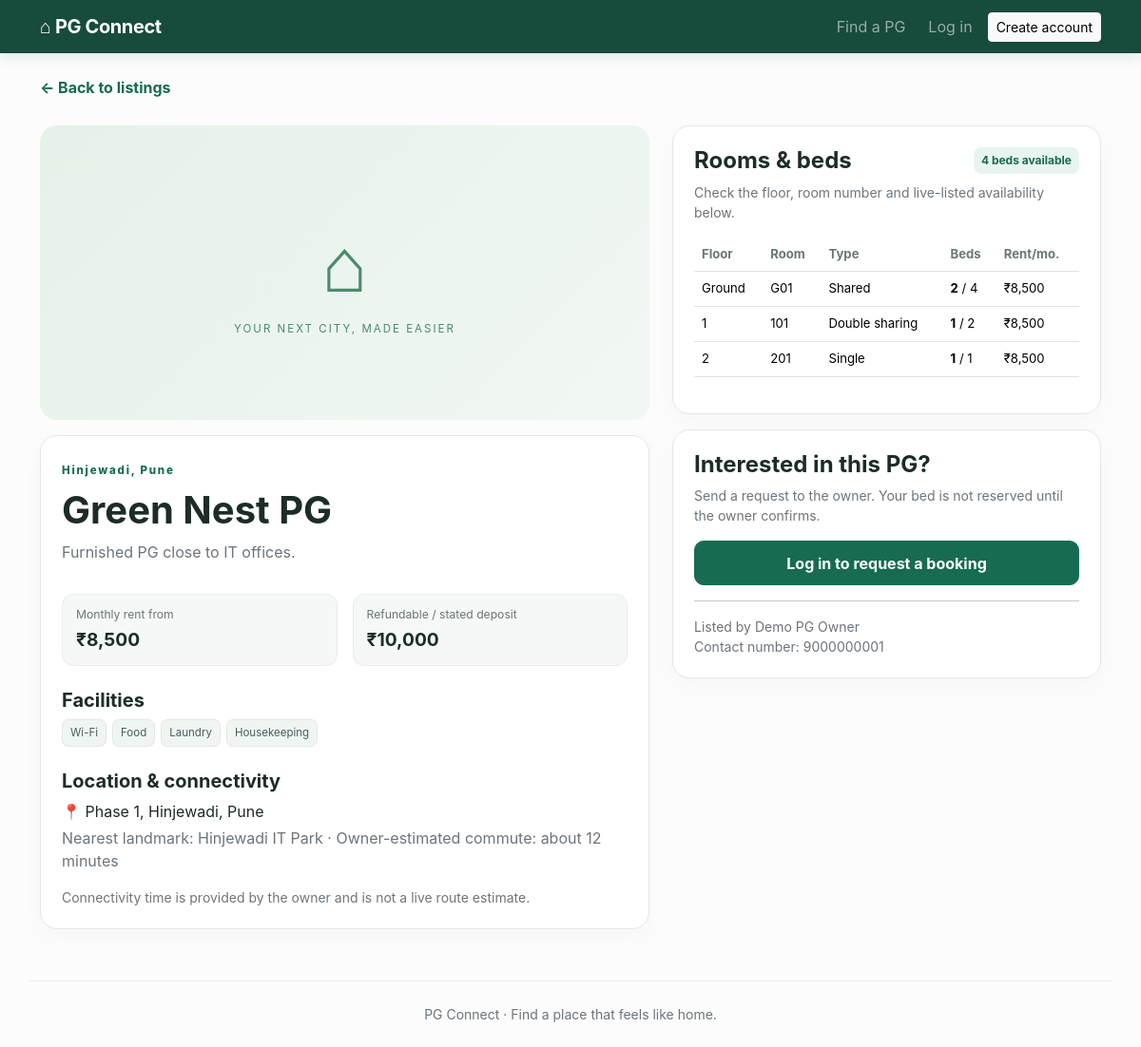
The page /pg/1 on the database its author committed.
### tables this page shows
CREATE TABLE pgs (
      id INTEGER PRIMARY KEY AUTOINCREMENT,
      owner_id INTEGER NOT NULL REFERENCES users(id) ON DELETE CASCADE,
      name TEXT NOT NULL,
      city TEXT NOT NULL,
      area TEXT NOT NULL,
      address TEXT NOT NULL,
      description TEXT,
      monthly_rent INTEGER NOT NULL,
      deposit INTEGER NOT NULL DEFAULT 0,
      room_type TEXT NOT NULL DEFAULT 'Shared',
      gender_policy TEXT NOT NULL DEFAULT 'Any',
      facilities TEXT DEFAULT '',
      nearest_landmark TEXT DEFAULT '',
      commute_minutes INTEGER,
      photo_url TEXT DEFAULT '',
      active INTEGER NOT NULL DEFAULT 1,
      created_at TEXT DEFAULT CURRENT_TIMESTAMP
    );

CREATE TABLE rooms (
      id INTEGER PRIMARY KEY AUTOINCREMENT,
      pg_id INTEGER NOT NULL REFERENCES pgs(id) ON DELETE CASCADE,
      floor_number INTEGER NOT NULL,
      room_number TEXT NOT NULL,
      room_type TEXT NOT NULL,
      total_beds INTEGER NOT NULL CHECK(total_beds > 0),
      available_beds INTEGER NOT NULL CHECK(available_beds >= 0 AND available_beds <= total_beds),
      monthly_rent INTEGER NOT NULL,
      UNIQUE(pg_id, floor_number, room_number)
    );

CREATE TABLE users (
      id INTEGER PRIMARY KEY AUTOINCREMENT,
      name TEXT NOT NULL,
      email TEXT NOT NULL UNIQUE,
      phone TEXT,
      password_hash TEXT NOT NULL,
      role TEXT NOT NULL CHECK(role IN ('owner','seeker')),
      created_at TEXT DEFAULT CURRENT_TIMESTAMP
    );

### app.py (the view)
@app.route("/pg/<int:pg_id>")
def pg_detail(pg_id):
    pg = db().execute("""SELECT p.*,u.name owner_name,u.phone owner_phone,
      COALESCE((SELECT SUM(available_beds) FROM rooms WHERE pg_id=p.id),0) available_beds
      FROM pgs p JOIN users u ON u.id=p.owner_id WHERE p.id=? AND p.active=1""", (pg_id,)).fetchone()
    if not pg:
        abort(404)
    rooms = db().execute("SELECT * FROM rooms WHERE pg_id=? ORDER BY floor_number,room_number", (pg_id,)).fetchall()
    return render_template("pg_detail.html", pg=pg, rooms=rooms)

### app.py (called while the page is built)
def db():
    if "db" not in g:
        g.db = sqlite3.connect(app.config["DATABASE"])
        g.db.row_factory = sqlite3.Row
        g.db.execute("PRAGMA foreign_keys = ON")
    return g.db

### templates/pg_detail.html (shortened to what this page needs)
{% extends "base.html" %}
{% block content %}
<a href="{{ url_for('index') }}" class="back-link">← Back to listings</a>
<div class="row g-4 mt-1">
  <div class="col-lg-7">
    {% if pg.photo_url %}<img class="detail-photo" src="{{ pg.photo_url }}" alt="Photo of {{ pg.name }}">{% else %}<div class="detail-placeholder"><span>⌂</span><div>YOUR NEXT CITY, MADE EASIER</div></div>{% endif %}
    <div class="content-panel mt-3"><span class="eyebrow">{{ pg.area }}, {{ pg.city }}</span><h1 class="fw-bold mt-2">{{ pg.name }}</h1><p class="text-secondary">{{ pg.description or 'A PG stay listed on PG Connect.' }}</p>
      <div class="row g-3 mt-2"><div class="col-6"><div class="mini-stat"><span>Monthly rent from</span><strong>₹{{ "{:,}".format(pg.monthly_rent) }}</strong></div></div><div class="col-6"><div class="mini-stat"><span>Refundable / stated deposit</span><strong>₹{{ "{:,}".format(pg.deposit) }}</strong></div></div></div>
      <h5 class="fw-bold mt-4">Facilities</h5><div class="facility-row">{% for f in pg.facilities.split(',') if f %}<span>{{ f }}</span>{% else %}<span>Ask owner for details</span>{% endfor %}</div>
      <h5 class="fw-bold mt-4">Location & connectivity</h5><p class="mb-1">📍 {{ pg.address }}</p><p class="text-secondary">Nearest landmark: {{ pg.nearest_landmark or 'Not specified' }}{% if pg.commute_minutes %} · Owner-estimated commute: about {{ pg.commute_minutes }} minutes{% endif %}</p>
      <p class="small text-secondary mb-0">Connectivity time is provided by the owner and is not a live route estimate.</p>
    </div>
  </div>
  <div class="col-lg-5">
    <div class="content-panel"><div class="d-flex justify-content-between align-items-center"><h4 class="fw-bold mb-0">Rooms & beds</h4><span class="availability">{{ pg.available_beds }} beds available</span></div>
      <p class="small text-secondary mt-2">Check the floor, room number and live-listed availability below.</p>
      <div class="table-responsive"><table class="table align-middle room-table"><thead><tr><th>Floor</th><th>Room</th><th>Type</th><th>Beds</th><th>Rent/mo.</th></tr></thead><tbody>
      {% for r in rooms %}<tr><td>{{ 'Ground' if r.floor_number==0 else r.floor_number }}</td><td>{{ r.room_number }}</td><td>{{ r.room_type }}</td><td><strong>{{ r.available_beds }}</strong> / {{ r.total_beds }}</td><td>₹{{ "{:,}".format(r.monthly_rent) }}</td></tr>{% else %}<tr><td colspan="5">No rooms added yet.</td></tr>{% endfor %}
      </tbody></table></div>
    </div>
    <div class="content-panel mt-3"><h4 class="fw-bold">Interested in this PG?</h4><p class="text-secondary small">Send a request to the owner. Your bed is not reserved until the owner confirms.</p>
    {% if session.get('role') == 'seeker' %}
    <form method="post" action="{{ url_for('request_booking',pg_id=pg.id) }}">
      <label class="form-label">Preferred room (optional)</label><select class="form-select mb-3" name="room_id"><option value="">Let owner suggest a room</option>{% for r in rooms if r.available_beds>0 %}<option value="{{ r.id }}">Floor {{ 'Ground' if r.floor_number==0 else r.floor_number }}, Room {{ r.room_number }} · {{ r.available_beds }} bed(s) · ₹{{ r.monthly_rent }}/month</option>{% endfor %}</select>
      <label class="form-label">Expected move-in date</label><input class="form-control mb-3" type="date" name="move_in_date">
      <label class="form-label">Message to owner</label><textarea class="form-control mb-3" name="message" rows="3" placeholder="Tell the owner about your needs"></textarea>
      <button class="btn btn-brand w-100" {% if pg.available_beds<1 %}disabled{% endif %}>Request a booking</button>
    </form>
    {% elif not session.get('user_id') %}<a class="btn btn-brand w-100" href="{{ url_for('login') }}">Log in to request a booking</a>
    {% else %}<p class="small text-secondary mb-0">PG owners can browse listings but cannot request a booking from their owner account.</p>{% endif %}
    <hr><div class="small text-secondary">Listed by {{ pg.owner_name }}{% if pg.owner_phone %}<br>Contact number: {{ pg.owner_phone }}{% endif %}</div>
    </div>
  </div>
</div>
{% endblock %}

### templates/base.html (shortened to what this page needs)
<!doctype html>
<html lang="en">
<head>
  <link href="https://cdn.jsdelivr.net/npm/bootstrap@5.3.3/dist/css/bootstrap.min.css" rel="stylesheet">
  <link href="{{ url_for('static', filename='style.css') }}" rel="stylesheet">
</head>
<body>
<nav class="navbar navbar-expand-lg navbar-dark app-nav">
  <div class="container">
    <a class="navbar-brand fw-bold" href="{{ url_for('index') }}">⌂ PG Connect</a>
    <div class="collapse navbar-collapse" id="nav">
      <div class="navbar-nav ms-auto align-items-lg-center gap-lg-2">
        <a class="nav-link" href="{{ url_for('index') }}">Find a PG</a>
        {% if session.get('user_id') %}<a class="btn btn-sm btn-light ms-lg-2" href="{{ url_for('logout') }}">Log out</a>
        {% else %}<a class="nav-link" href="{{ url_for('login') }}">Log in</a><a class="btn btn-sm btn-light" href="{{ url_for('register') }}">Create account</a>{% endif %}
      </div>
    </div>
  </div>
</nav>
<main class="container py-4">
  {% block content %}{% endblock %}
</main>
<footer class="container py-4 text-center text-secondary small">PG Connect · Find a place that feels like home.</footer>
</body></html>

### static/style.css (style rules this page uses)
:root { --ink:#1d2c29;--muted:#6b7773;--green:#176b52;--mint:#e8f5ef;--line:#e2e9e5;--paper:#f7faf8 }
body { background:#fbfcfb;color:var(--ink);font-family:Inter,ui-sans-serif,system-ui,-apple-system,"Segoe UI",sans-serif }
.app-nav { background:#174b3e;box-shadow:0 3px 14px #173b3020 }
.navbar-brand { letter-spacing:-.4px }
.btn-brand { background:var(--green);color:white;border:1px solid var(--green);font-weight:650;border-radius:10px;padding:.65rem 1rem }
.eyebrow { font-size:.72rem;letter-spacing:1.8px;color:var(--green);font-weight:800 }
.filter-panel,.content-panel,.auth-card { background:#fff;border:1px solid var(--line);border-radius:18px;padding:22px;box-shadow:0 8px 24px #1d2c2907 }
.availability { font-size:.75rem;color:#176b52;background:#e8f5ef;padding:5px 8px;border-radius:8px;white-space:nowrap;font-weight:700 }
.facility-row { display:flex;gap:6px;flex-wrap:wrap }
.facility-row span { font-size:.72rem;background:#f0f5f2;color:#466057;border:1px solid #e1eae4;padding:5px 8px;border-radius:7px }
.back-link { color:var(--green);text-decoration:none;font-weight:650 }
.detail-photo,.detail-placeholder { width:100%;height:310px;object-fit:cover;border-radius:18px }
.detail-placeholder { background:linear-gradient(135deg,#e4f2e9,#f2f7f3);display:flex;flex-direction:column;align-items:center;justify-content:center;color:#4c8a6e;letter-spacing:2px;font-size:.72rem }
.detail-placeholder span { font-size:5rem;letter-spacing:0 }
.mini-stat { background:#f5f8f6;border:1px solid #e7eee9;border-radius:12px;padding:12px 14px }
.mini-stat span { display:block;color:var(--muted);font-size:.76rem }
.mini-stat strong { display:block;font-size:1.2rem;margin-top:3px }
.room-table { font-size:.82rem }
.room-table th { color:#6b7773;font-weight:650;white-space:nowrap }
footer { border-top:1px solid #edf1ee;margin-top:30px }

### rows shown on the page
pgs: area "Hinjewadi", city "Pune", name "Green Nest PG", description "Furnished PG close to IT offices.", monthly_rent "8,500", deposit "10,000", address "Phase 1, Hinjewadi, Pune", nearest_landmark "Hinjewadi IT Park", commute_minutes "12"
rooms: floor_number "Ground", room_number "G01", room_type "Shared", available_beds "2", total_beds "4", monthly_rent "8,500"
rooms: floor_number "1", room_number "101", room_type "Double sharing", available_beds "1", total_beds "2", monthly_rent "8,500"
rooms: floor_number "2", room_number "201", room_type "Single", available_beds "1", total_beds "1", monthly_rent "8,500"
users: owner_name "Demo PG Owner", owner_phone "9000000001"

### other values the page prints
{{ f }} "Wi-Fi" "Food" "Laundry" "Housekeeping"
{{ pg.available_beds }} "4"
